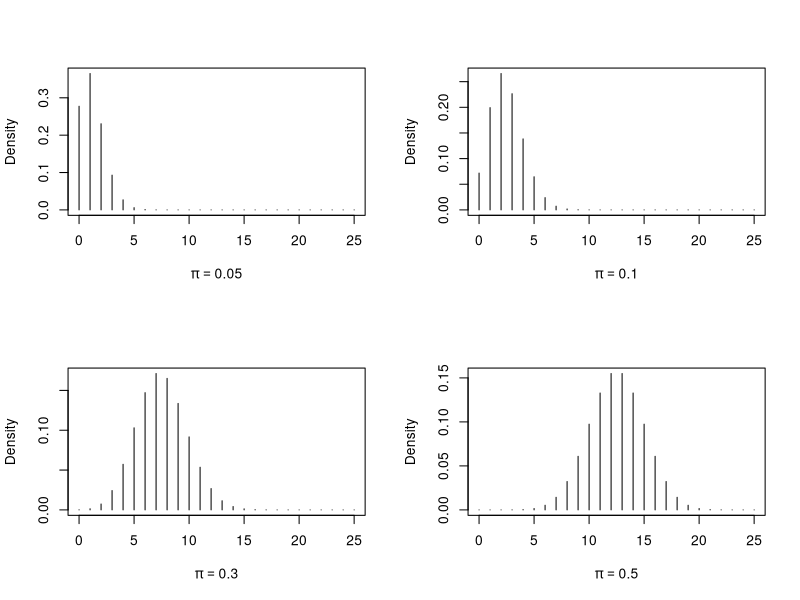
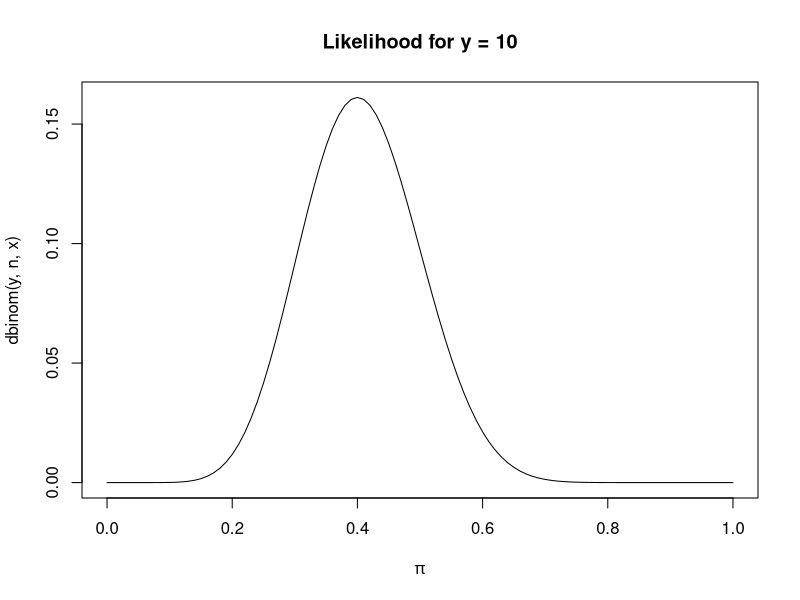
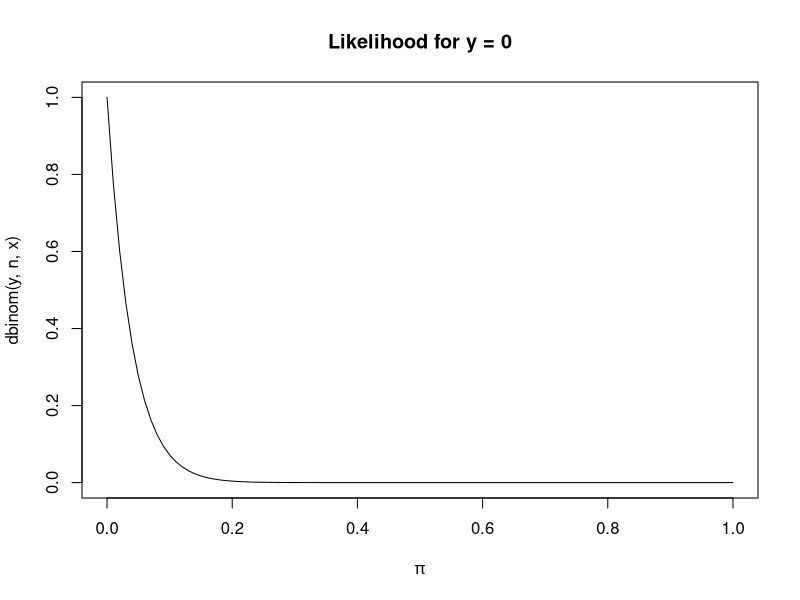

Write R code to recreate these figures, in order.
### Example 1.1:  Binomial Inference

n <- 25


### Binomial probability models --- for example ...

pi <- c(0.05, 0.1, 0.3, 0.5)

par(mfrow=c(2,2))

for(i in 1:length(pi))
  plot(0:n, dbinom(0:n,n,pi[i]), type="h",
       xlab=bquote(pi == .(pi[i])), ylab="Density")


### Binomial model likelihood

par(mfrow=c(1,1))

y <- 10

curve(dbinom(y,n,x), xlim=c(0,1), xlab=expression(pi),
      main=paste("Likelihood for y =",y))

y <- 0

curve(dbinom(y,n,x), xlim=c(0,1), xlab=expression(pi),
      main=paste("Likelihood for y =",y))


### Wald confidence interval for pi (example: Sec. 1.4.3)

y <- 10

pihat <- y/n

pihat + c(-1,1) * qnorm(1-0.5/2) * sqrt(pihat*(1-pihat)/n)

y <- 0

pihat <- y/n

pihat + c(-1,1) * qnorm(1-0.5/2) * sqrt(pihat*(1-pihat)/n)


### Likelihood-ratio confidence interval for pi (example: Sec. 1.4.3)

LR <- function(pi, y, n, alpha){
  -2*(y * log(pi) + (n-y) * log(1-pi)) - qchisq(1-alpha,df=1)
}

uniroot(LR, interval=c(0.000001,0.999999), n=n, y=y, alpha=0.05)$root

  # UPPER endpoint of CI (lower is 0 in this case: y=0)


### Score confidence interval for pi (example: Sec. 1.4.3)

prop.test(y, n, correct=FALSE)$conf.int

  # ... or with a "continuity correction":

prop.test(y, n)$conf.int


### Clopper-Pearson "exact" confidence interval (Sec. 16.6.1)

binom.test(y, n)$conf.int


  # prop.test and binom.test also can be used for point-null
  # hypothesis tests --- see R help

